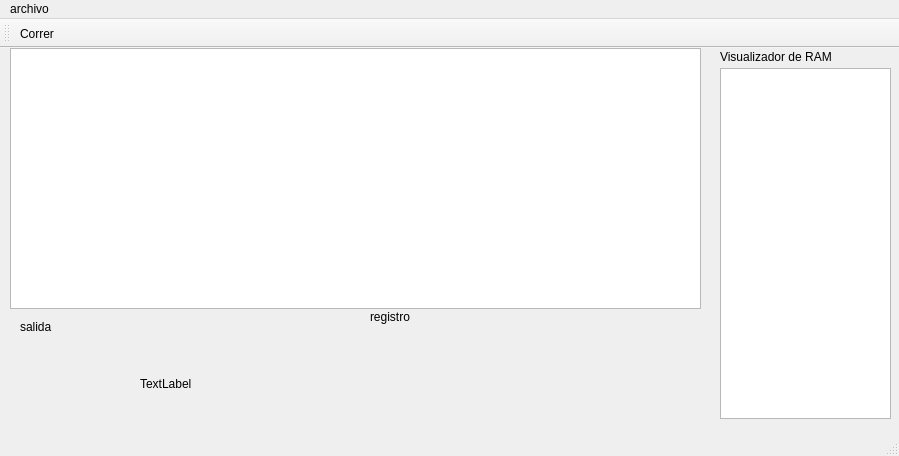
<?xml version="1.0" encoding="UTF-8"?>
<ui version="4.0">
 <class>MainWindow</class>
 <widget class="QMainWindow" name="MainWindow">
  <property name="geometry">
   <rect>
    <x>0</x>
    <y>0</y>
    <width>899</width>
    <height>456</height>
   </rect>
  </property>
  <property name="windowTitle">
   <string>MainWindow</string>
  </property>
  <widget class="QWidget" name="centralWidget">
   <widget class="QPlainTextEdit" name="plainTextEdit">
    <property name="geometry">
     <rect>
      <x>10</x>
      <y>0</y>
      <width>691</width>
      <height>261</height>
     </rect>
    </property>
   </widget>
   <widget class="QListView" name="listView">
    <property name="geometry">
     <rect>
      <x>720</x>
      <y>20</y>
      <width>171</width>
      <height>351</height>
     </rect>
    </property>
   </widget>
   <widget class="QLabel" name="salida">
    <property name="geometry">
     <rect>
      <x>20</x>
      <y>270</y>
      <width>67</width>
      <height>17</height>
     </rect>
    </property>
    <property name="text">
     <string>salida</string>
    </property>
   </widget>
   <widget class="QLabel" name="reg">
    <property name="geometry">
     <rect>
      <x>370</x>
      <y>260</y>
      <width>67</width>
      <height>17</height>
     </rect>
    </property>
    <property name="text">
     <string>registro</string>
    </property>
   </widget>
   <widget class="QLabel" name="ram">
    <property name="geometry">
     <rect>
      <x>720</x>
      <y>0</y>
      <width>161</width>
      <height>17</height>
     </rect>
    </property>
    <property name="text">
     <string>Visualizador de RAM</string>
    </property>
   </widget>
   <widget class="QLabel" name="label">
    <property name="geometry">
     <rect>
      <x>140</x>
      <y>280</y>
      <width>231</width>
      <height>111</height>
     </rect>
    </property>
    <property name="text">
     <string>TextLabel</string>
    </property>
   </widget>
  </widget>
  <widget class="QMenuBar" name="menuBar">
   <property name="geometry">
    <rect>
     <x>0</x>
     <y>0</y>
     <width>899</width>
     <height>22</height>
    </rect>
   </property>
   <widget class="QMenu" name="menuarchivo">
    <property name="title">
     <string>archivo</string>
    </property>
    <addaction name="actionRun"/>
   </widget>
   <addaction name="menuarchivo"/>
  </widget>
  <widget class="QToolBar" name="mainToolBar">
   <attribute name="toolBarArea">
    <enum>TopToolBarArea</enum>
   </attribute>
   <attribute name="toolBarBreak">
    <bool>false</bool>
   </attribute>
   <addaction name="actionRun"/>
  </widget>
  <widget class="QStatusBar" name="statusBar"/>
  <action name="actionRun">
   <property name="text">
    <string>Correr</string>
   </property>
   <property name="toolTip">
    <string>Correr el programa</string>
   </property>
  </action>
 </widget>
 <layoutdefault spacing="6" margin="11"/>
 <resources/>
 <connections/>
</ui>
